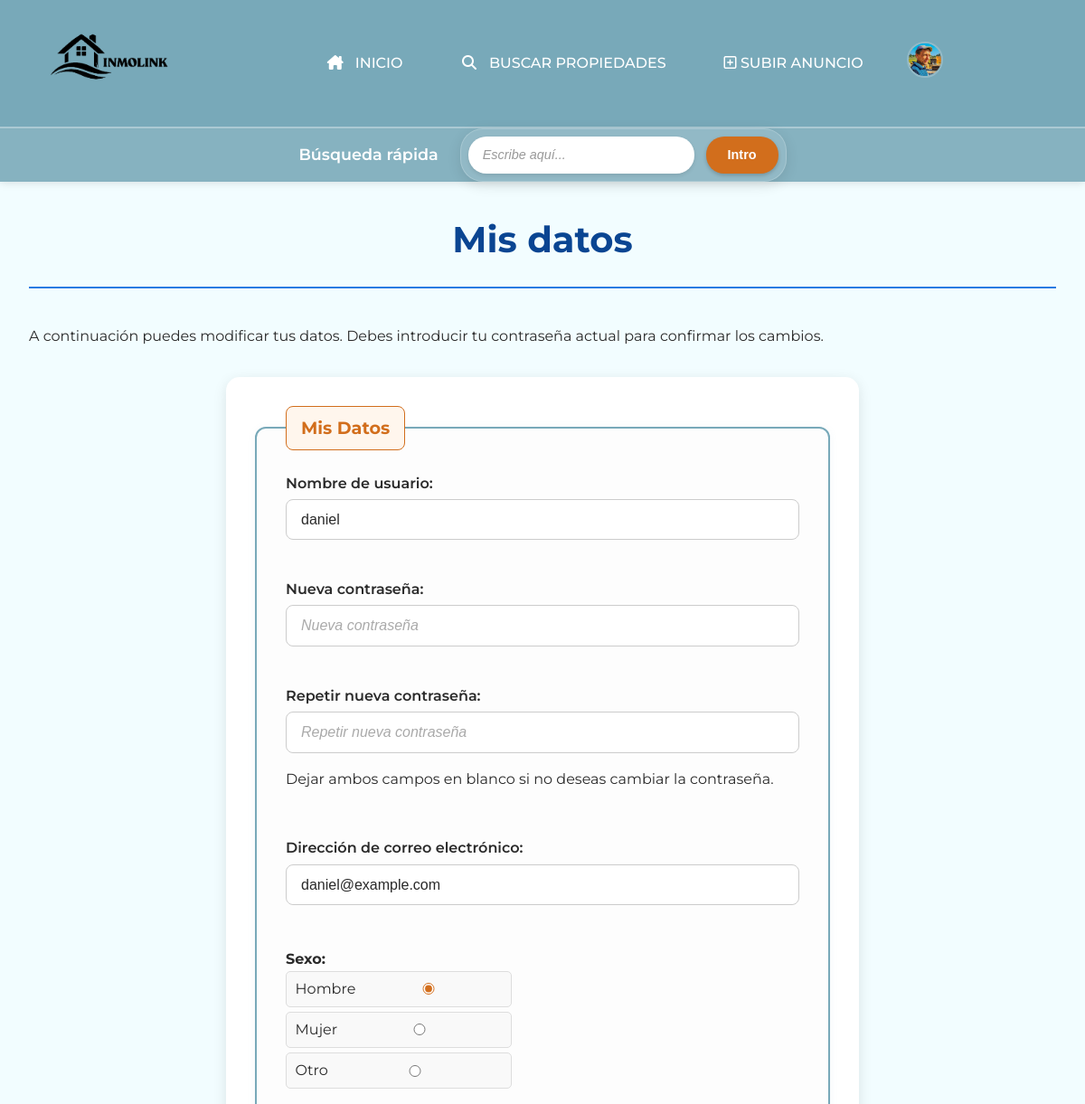
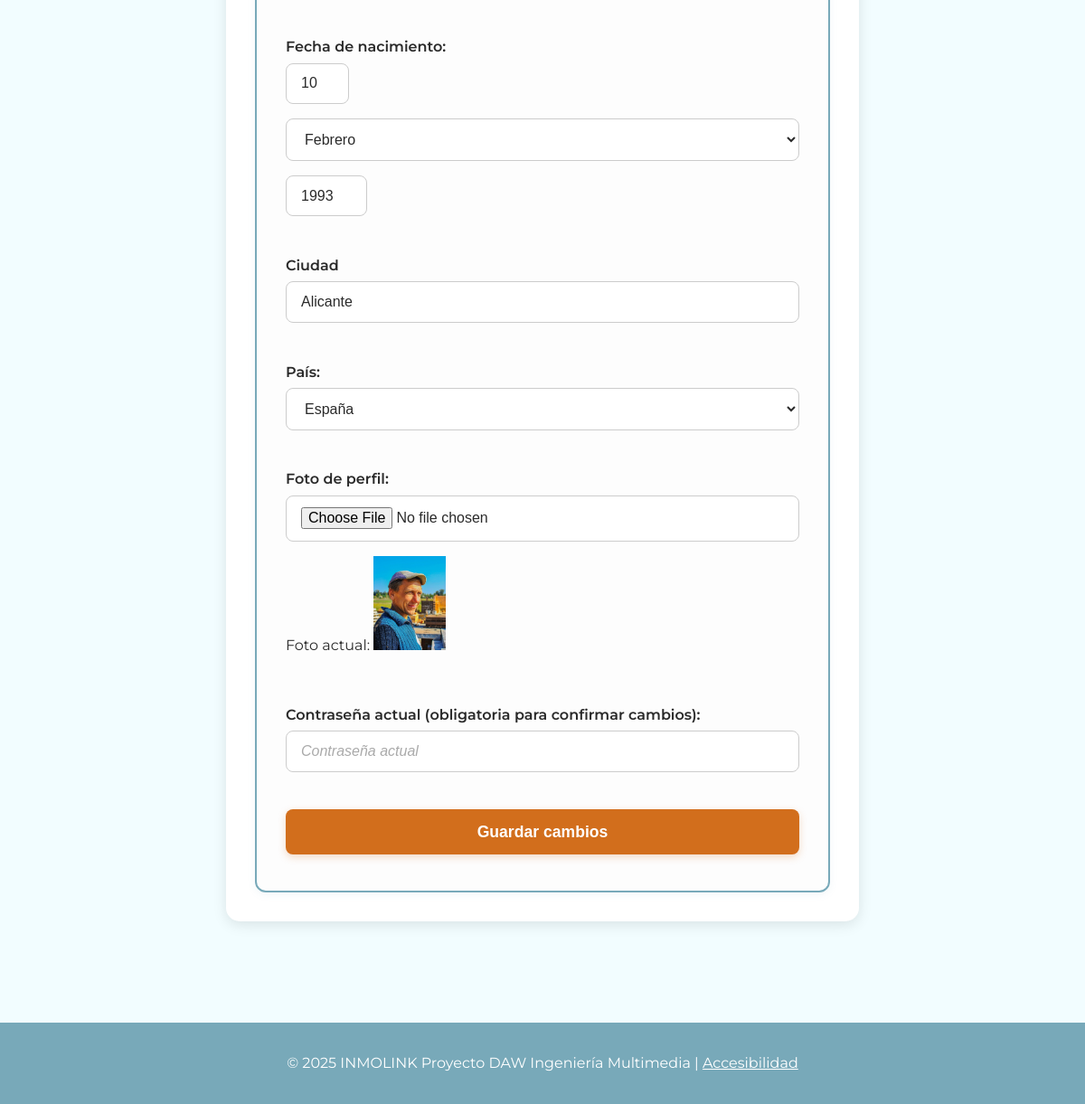
Page /mis_datos.php (signed in) on the committed database (2 pictures, top to bottom).
### tables this page shows
CREATE TABLE `usuarios` (
  `IdUsuario` int(11) NOT NULL,
  `NomUsuario` varchar(15) NOT NULL,
  `Clave` varchar(255) NOT NULL,
  `Email` varchar(254) NOT NULL,
  `Sexo` smallint(6) DEFAULT NULL,
  `FNacimiento` date DEFAULT NULL,
  `Ciudad` varchar(255) DEFAULT NULL,
  `Pais` int(11) DEFAULT NULL,
  `Foto` varchar(255) DEFAULT NULL,
  `FRegistro` datetime NOT NULL DEFAULT current_timestamp(),
  `Estilo` int(11) DEFAULT NULL
);

CREATE TABLE `paises` (
  `IdPais` int(11) NOT NULL,
  `NomPais` varchar(255) NOT NULL
);

### includes/formulario_user.php (the view, shortened to what this page needs)
<?php
$action = isset($action) ? $action : '/daw/registro';
$submitText = isset($submitText) ? $submitText : ($modo === 'registro' ? 'Registrarme' : 'Guardar cambios');
?>
<form id="userForm" action="<?php echo h($action); ?>" method="post" enctype="multipart/form-data" novalidate>
    <fieldset>
        <legend><?php echo ($modo === 'registro') ? 'Datos de Registro' : 'Mis Datos'; ?></legend>
        <label for="usuario">Nombre de usuario: </label>
        <input type="text" id="usuario" name="usuario" placeholder="Nombre de usuario" value="<?php echo h($usuario['usuario'] ?? ''); ?>" <?php echo ($modo === 'edicion') ? 'readonly' : ''; ?>>
        <br><br>
        <label for="contrasena">
            <?php echo ($modo === 'registro') ? 'Contraseña:' : 'Nueva contraseña:'; ?>
        </label>
        <input type="password" id="contrasena" name="password" placeholder="<?php echo ($modo === 'registro') ? 'Contraseña' : 'Nueva contraseña'; ?>">
        <?php if ($modo === 'registro'): ?>
            <br><br>
            <label for="confirmar_contrasena">Confirmar Contraseña: </label>
            <input type="password" id="confirmar_contrasena" name="repite" placeholder="Confirmar Contraseña">
        <?php else: ?>
            <br><br>
            <label for="repetir_contrasena">Repetir nueva contraseña: </label>
            <input type="password" id="repetir_contrasena" name="repite" placeholder="Repetir nueva contraseña">
            <p class="help">Dejar ambos campos en blanco si no deseas cambiar la contraseña.</p>
        <?php endif; ?>
        <br><br>
        <label for="email">Dirección de correo electrónico: </label>
        <input type="text" id="email" name="email" placeholder="Correo electrónico" value="<?php echo h($usuario['email'] ?? ''); ?>">
        <br><br>
        <section class="radio-group" aria-labelledby="sexo_label">
        <h4 id="sexo_label">Sexo:</h4>
        <label for="sexo_hombre">
            Hombre
            <input type="radio" id="sexo_hombre" name="sexo" value="hombre" <?php echo (($usuario['sexo'] ?? '') === 'hombre') ? 'checked' : ''; ?>>
        </label>
        <label for="sexo_mujer">
            Mujer
            <input type="radio" id="sexo_mujer" name="sexo" value="mujer" <?php echo (($usuario['sexo'] ?? '') === 'mujer') ? 'checked' : ''; ?>>
        </label>
        <label for="sexo_otro">
            Otro
            <input type="radio" id="sexo_otro" name="sexo" value="otro" <?php echo (($usuario['sexo'] ?? '') === 'otro') ? 'checked' : ''; ?>>
        </label>
        </section>
        <br><br>
        <label>Fecha de nacimiento: </label>
        <?php
        $fn = $usuario['fecha_nacimiento'] ?? '';
        $d = $m = $y = '';
        if ($fn) {
            $parts = explode('-', $fn);
            if (count($parts) === 3) {
                $y = $parts[0];
                $m = $parts[1];
                $d = ltrim($parts[2], '0') ?: '0';
            }
        }
        ?>
        <input type="number" id="dia_nacimiento" name="dia_nacimiento" placeholder="Día" style="width:70px" min="1" max="31" step="1" value="<?php echo ($d !== '' && $d !== '0') ? h($d) : ''; ?>">
        <select id="mes_nacimiento" name="mes_nacimiento" aria-label="Mes">
            <?php
            $meses = [ '01'=>'Enero','02'=>'Febrero','03'=>'Marzo','04'=>'Abril','05'=>'Mayo','06'=>'Junio','07'=>'Julio','08'=>'Agosto','09'=>'Septiembre','10'=>'Octubre','11'=>'Noviembre','12'=>'Diciembre' ];
            foreach ($meses as $valm=>$nom) {
                $sel = ($valm === $m) ? ' selected' : '';
                echo "<option value=\"$valm\"$sel>$nom</option>\n";
            }
            ?>
        </select>
        <input type="text" id="anio_nacimiento" name="anio_nacimiento" placeholder="Año" style="width:90px" maxlength="4" inputmode="numeric" value="<?php echo ($y !== '') ? h($y) : ''; ?>">
        <br><br>
        <label for="ciudad">Ciudad</label>
        <input type="text" id="ciudad" name="ciudad" placeholder="Ciudad de residencia" value="<?php echo h($usuario['ciudad'] ?? ''); ?>">
        <br><br>
        <label for="pais">País:</label>
        <?php
        $db = get_db();
        $pais_selected = $usuario['pais'] ?? '';
        $paises_stmt = $db->prepare("SELECT IdPais, NomPais FROM paises ORDER BY NomPais");
        $paises = [];
        if ($paises_stmt) {
            $paises_stmt->execute();
            $res = $paises_stmt->get_result();
            if ($res) { $paises = $res->fetch_all(MYSQLI_ASSOC); $res->free(); }
        }
        ?>
        <select id="pais" name="pais">
            <?php foreach ($paises as $p): ?>
                <option value="<?php echo (int)$p['IdPais']; ?>" <?php echo ($pais_selected == $p['IdPais']) ? 'selected' : ''; ?>><?php echo htmlspecialchars($p['NomPais']); ?></option>
            <?php endforeach; ?>
        </select>
        <br><br>
        <label for="foto">Foto de perfil: </label>
        <input type="file" id="foto" name="foto" accept="image/*">
        <?php if (!empty($usuario['foto'])): ?>
            <p>Foto actual: <img src="<?php echo h($usuario['foto']); ?>" alt="Foto" width="80"></p>
        <?php endif; ?>
        <br><br>
        <?php if ($modo === 'edicion'): ?>
            <label for="password_actual">Contraseña actual (obligatoria para confirmar cambios): </label>
            <input type="password" id="password_actual" name="password_actual" placeholder="Contraseña actual" required>
            <br><br>
        <?php endif; ?>
        <button type="submit"><?php echo h($submitText); ?></button>
    </fieldset>
</form>

### css/inmolink.css (style rules this page uses)
form { background: #fff; padding: 2rem; border-radius: 15px; box-shadow: 0 4px 15px rgba(0,0,0,0.1); max-width: 700px; margin: 2rem auto; transition: var(--transicion); }
form, fieldset, .radio-group, .radio-group label, fieldset label { min-width: 0; }
body { overflow-x: hidden; }
fieldset { border: 2px solid var(--color-secundario); border-radius: 12px; padding: 1.5rem 2rem; background-color: #fdfdfd; box-shadow: 0 2px 8px rgba(120,169,185,0.1); transition: var(--transicion); }
fieldset legend { font-weight: 700; color: var(--color-primario); padding: 0.5rem 1rem; border-radius: 8px; background-color: #fff6ed; border: 1px solid var(--color-primario); font-size: 1.2rem; }
fieldset legend { box-sizing: border-box; display: inline-block; max-width: 100%; white-space: normal; overflow-wrap: break-word; word-break: break-word; }
fieldset label { display: block; font-weight: 600; margin-bottom: 0.3rem; color: var(--color-texto); }
fieldset input, fieldset select { width: 100%; padding: 0.8rem 1rem; border: 1.8px solid #ccc; border-radius: 8px; background-color: #fff; color: var(--color-texto); font-size: 1rem; margin-bottom: 1rem; transition: var(--transicion); }
fieldset input::placeholder { color: #aaa; font-style: italic; }
fieldset button[type="submit"] { display: block; width: 100%; background-color: var(--color-primario); color: #fff; font-weight: 600; font-size: 1.1rem; border: none; border-radius: 8px; padding: 0.9rem; cursor: pointer; transition: var(--transicion); box-shadow: 0 3px 8px rgba(210,110,28,0.25); margin-bottom: 1rem; }
.radio-group { display: flex; flex-direction: column; margin-top: 5px; width: 250px; }
.radio-group label { display: flex; justify-content: space-between; align-items: center; cursor: pointer; padding: 0.4rem 0.6rem; background-color: #f9f9f9; border-radius: 5px; border: 1px solid #ddd; font-weight: normal; }
.radio-group input[type="radio"] { margin: 0; accent-color: var(--color-primario); }
#dia_nacimiento, #mes_nacimiento, #anio_nacimiento { display: inline-block; vertical-align: middle; margin-right: 0.5rem; }
#dia_nacimiento { width: 60px; }
#mes_nacimiento { min-width: 120px; }
#anio_nacimiento { width: 80px; }

### css/noche.css (style rules this page uses)
html { filter: invert(1) hue-rotate(180deg); background-color: #111; }
img, video, iframe, svg { filter: invert(1) hue-rotate(180deg); }

### css/alto_contraste.css (style rules this page uses)
:root { --color-primario: #fead0a; --color-secundario: #004080; --color-acento: #ffea00; --color-texto: #000000; --color-fondo: #e6d257; --color-footer-bg: #002b5c; --color-footer-texto: #ffe62d; --color-mensaje-fondo: #f2f2f2; --color-mensaje-texto: #000000; --color-mensaje-borde: #000000; }

### css/texto_grande.css (style rules this page uses)
p, li, dd { margin-bottom: 0.8em; }
:where(a, button, input, select, textarea, summary, [tabindex]) :focus-visible { outline: 3px solid var(--color-secundario); outline-offset: 3px; }
:where(a, button, input[type="button"], input[type="submit"], input[type="reset"], .boton-enlace) { min-height: 44px; min-width: 44px; }
fieldset legend { font-size: 1.3rem; }
fieldset label { font-size: 1.125rem; margin-top: 0.4rem; }
fieldset input, fieldset select, fieldset textarea { font-size: 1.125rem; line-height: 1.6; padding: 0.9rem 1.1rem; }
fieldset button { font-size: 1.125rem; padding: 1rem; }

### css/texto_grande_dislexia.css (style rules this page uses)
body { font-family: 'OpenDyslexic', system-ui, -apple-system, Segoe UI, Roboto, Arial, sans-serif; line-height: 1.8; }

### css/variables.css (style rules this page uses)
:root { --color-primario: #d26e1c; --color-secundario: #78a9b9; --color-terciario: #39c1da; --color-texto: #2a2a2a; --color-fondo: #f2fdff; --color-footer-bg: #78a9b9; --color-footer-texto: #ffffff; --transicion: all 0.3s ease; --color-mensaje-fondo: #f9f9f9; --color-mensaje-texto: #333; --color-mensaje-borde: #d26e1c; }

### css/base.css (style rules this page uses)
* { box-sizing: border-box; margin: 0; padding: 0; }
body { font-family: 'Montserrat', sans-serif; background-color: var(--color-fondo); color: var(--color-texto); line-height: 1.6; }

### rows in the picture
usuarios: usuario "daniel", email "daniel@example.com", dia_nacimiento "10", anio_nacimiento "1993", ciudad "Alicante", pais "España", Foto (picture)

### other values in the picture
$submitText "Guardar cambios"
form field mes_nacimiento "Febrero"
